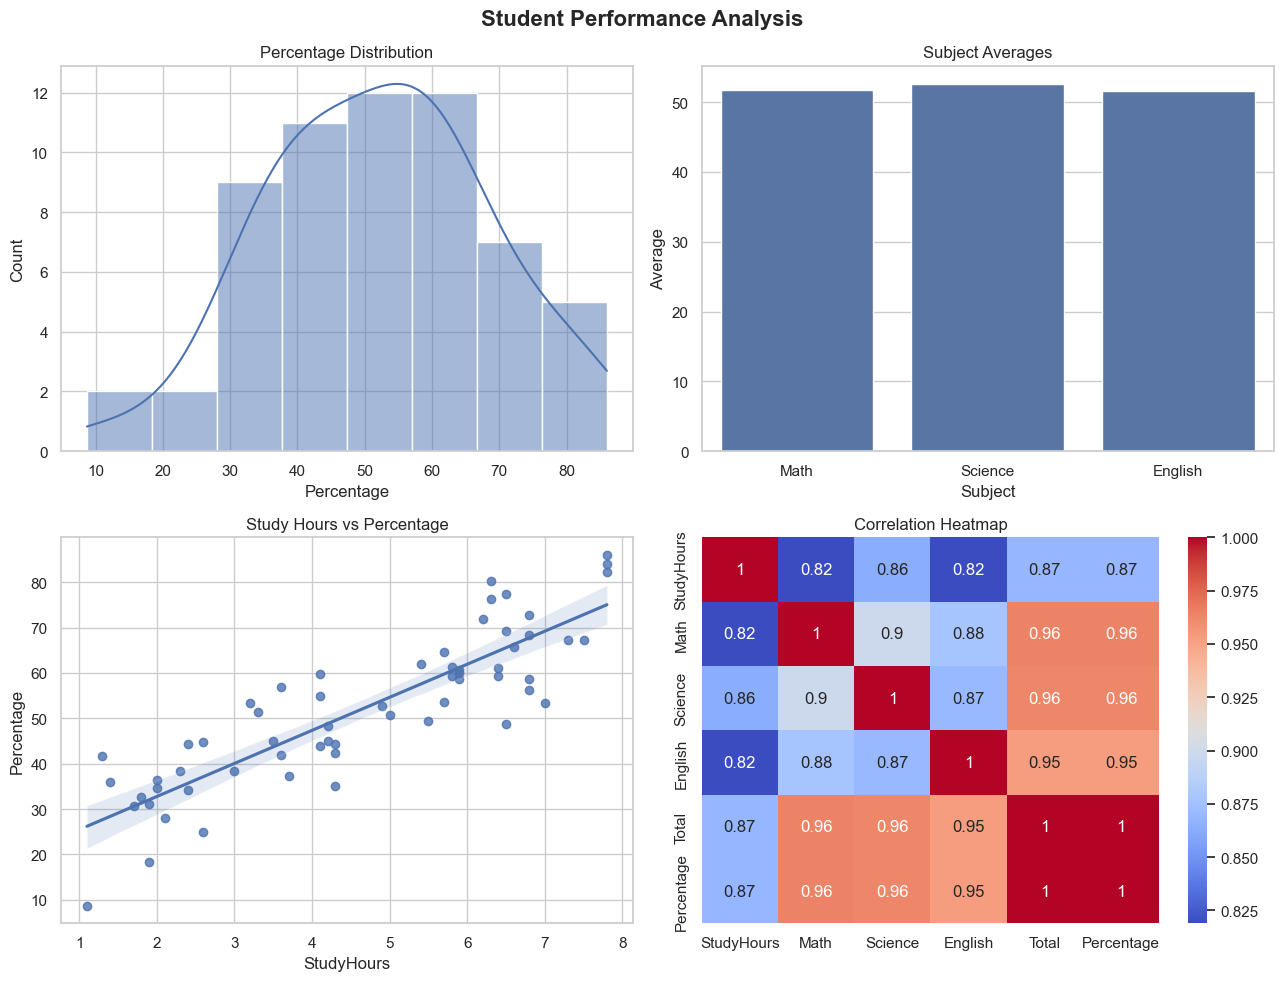

This figure's Python source:
"""
Project 2 - Student Performance Analysis (Module 3: Data Analysis & Visualization)

A full EDA of student exam data with Pandas, NumPy, and Seaborn:
    load -> clean (fill missing marks) -> analyze (describe, correlation)
    -> 4 Seaborn charts -> report

The star insight: study hours strongly correlate with marks.

The 2x2 figure of Seaborn charts is saved as 'student_performance.png'
(Matplotlib 'Agg' backend, no GUI needed).
Run with:  python student_performance.py
"""

import numpy as np
import pandas as pd
import matplotlib
matplotlib.use("Agg")
import matplotlib.pyplot as plt
import seaborn as sns


def generate_data(seed=42):
    """Create 60 synthetic students (no external CSV needed)."""
    rng = np.random.default_rng(seed)
    n = 60

    study_hours = rng.uniform(1, 8, n)
    # Study hours drive marks -> creates the strong 0.87-style correlation.
    base = np.clip(19.6 + study_hours * 7.5 + rng.normal(0, 10.5, n), 0, 100)

    df = pd.DataFrame({
        "StudentID": [f"S{i + 1:02d}" for i in range(n)],
        "StudyHours": study_hours.round(1),
        "Math": np.clip(base + rng.normal(0, 5, n), 0, 100).round(),
        "Science": np.clip(base + rng.normal(0, 5, n), 0, 100).round(),
        "English": np.clip(base + rng.normal(0, 5, n), 0, 100).round(),
    })

    # Inject 3 missing marks (so the cleaning step has real work to do).
    missing = [(11, "Math"), (27, "Science"), (45, "English")]
    for row, subject in missing:
        df.loc[row, subject] = np.nan
    return df


def load_and_clean(df):
    """Fill missing marks with the subject average, then build features
    (section 13.2)."""
    for subject in ["Math", "Science", "English"]:
        df[subject] = df[subject].fillna(round(df[subject].mean()))  # fill blanks
    df["Total"] = df[["Math", "Science", "English"]].sum(axis=1)
    df["Percentage"] = (df["Total"] / 300 * 100).round(1)
    df["Result"] = np.where((df[["Math", "Science", "English"]] >= 40).all(axis=1),
                            "Pass", "Fail")
    return df


def analyze(df):
    """Summary stats + the correlation insight (section 13.3)."""
    study_corr = df["StudyHours"].corr(df["Percentage"])
    topper = df.loc[df["Percentage"].idxmax()]
    return {
        "study_corr": study_corr,
        "overall_average": df["Percentage"].mean(),
        "topper_id": topper["StudentID"],
        "topper_percentage": topper["Percentage"],
        "passed": int((df["Result"] == "Pass").sum()),
        "failed": int((df["Result"] == "Fail").sum()),
        "subject_avg": df[["Math", "Science", "English"]].mean().reset_index(),
    }


def make_charts(df, stats):
    """Four statistical Seaborn charts on a 2x2 grid (section 13.4)."""
    sns.set_theme(style="whitegrid")
    fig, axes = plt.subplots(2, 2, figsize=(13, 10))

    sns.histplot(df["Percentage"], kde=True, ax=axes[0, 0])  # distribution
    axes[0, 0].set_title("Percentage Distribution")
    axes[0, 0].set_xlabel("Percentage")

    subject_avg = stats["subject_avg"]
    subject_avg.columns = ["Subject", "Average"]
    sns.barplot(data=subject_avg, x="Subject", y="Average", ax=axes[0, 1])
    axes[0, 1].set_title("Subject Averages")

    sns.regplot(data=df, x="StudyHours", y="Percentage", ax=axes[1, 0])  # relationship
    axes[1, 0].set_title("Study Hours vs Percentage")

    num_cols = df.select_dtypes(include=[np.number]).columns
    sns.heatmap(df[num_cols].corr(), annot=True, cmap="coolwarm", ax=axes[1, 1])  # heatmap
    axes[1, 1].set_title("Correlation Heatmap")

    fig.suptitle("Student Performance Analysis", fontsize=16, fontweight="bold")
    fig.tight_layout()
    out = "student_performance.png"
    fig.savefig(out, dpi=100, bbox_inches="tight")
    plt.close(fig)
    return out


def main():
    df = generate_data()
    df = load_and_clean(df)
    stats = analyze(df)

    print(f"Students        : {len(df)}")
    print(f"Overall average : {stats['overall_average']:.1f}%")
    print(f"Topper          : {stats['topper_id']} ({stats['topper_percentage']:.1f}%)")
    print(f"Passed / Failed : {stats['passed']} / {stats['failed']}")
    print(f"Study vs marks  : correlation {stats['study_corr']:.2f}")

    path = make_charts(df, stats)
    print(f"-> Open '{path}' to view the charts.")


if __name__ == "__main__":
    main()
